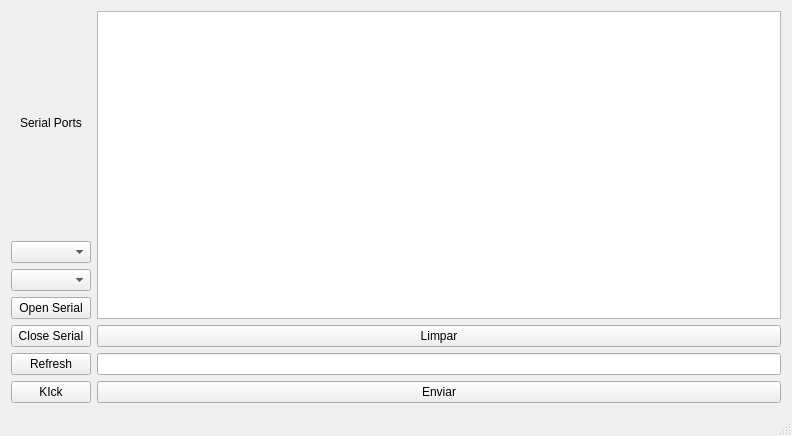
<?xml version="1.0" encoding="UTF-8"?>
<ui version="4.0">
 <class>MainWindow</class>
 <widget class="QMainWindow" name="MainWindow">
  <property name="windowModality">
   <enum>Qt::NonModal</enum>
  </property>
  <property name="enabled">
   <bool>true</bool>
  </property>
  <property name="geometry">
   <rect>
    <x>0</x>
    <y>0</y>
    <width>792</width>
    <height>436</height>
   </rect>
  </property>
  <property name="windowTitle">
   <string>MainWindow</string>
  </property>
  <widget class="QWidget" name="centralWidget">
   <layout class="QGridLayout" name="gridLayout">
    <item row="0" column="2">
     <widget class="QPlainTextEdit" name="txt_receber"/>
    </item>
    <item row="1" column="2">
     <widget class="QPushButton" name="bt_limpar">
      <property name="text">
       <string>Limpar</string>
      </property>
     </widget>
    </item>
    <item row="3" column="2">
     <widget class="QPushButton" name="bt_enviar">
      <property name="text">
       <string>Enviar</string>
      </property>
     </widget>
    </item>
    <item row="2" column="2">
     <widget class="QLineEdit" name="txt_enviar"/>
    </item>
    <item row="0" column="0" rowspan="4" colspan="2">
     <layout class="QVBoxLayout" name="verticalLayout">
      <item>
       <widget class="QLabel" name="label">
        <property name="text">
         <string>Serial Ports</string>
        </property>
        <property name="alignment">
         <set>Qt::AlignCenter</set>
        </property>
       </widget>
      </item>
      <item>
       <widget class="QComboBox" name="cb_serial"/>
      </item>
      <item>
       <widget class="QComboBox" name="cb_baudrate"/>
      </item>
      <item>
       <widget class="QPushButton" name="bt_open">
        <property name="text">
         <string>Open Serial</string>
        </property>
       </widget>
      </item>
      <item>
       <widget class="QPushButton" name="bt_close">
        <property name="text">
         <string>Close Serial</string>
        </property>
       </widget>
      </item>
      <item>
       <widget class="QPushButton" name="refresh_bt">
        <property name="text">
         <string>Refresh</string>
        </property>
       </widget>
      </item>
      <item>
       <widget class="QPushButton" name="Kick">
        <property name="text">
         <string>KIck</string>
        </property>
       </widget>
      </item>
     </layout>
    </item>
   </layout>
  </widget>
  <widget class="QMenuBar" name="menuBar">
   <property name="geometry">
    <rect>
     <x>0</x>
     <y>0</y>
     <width>792</width>
     <height>21</height>
    </rect>
   </property>
  </widget>
  <widget class="QStatusBar" name="statusBar"/>
 </widget>
 <layoutdefault spacing="6" margin="11"/>
 <resources/>
 <connections/>
</ui>
